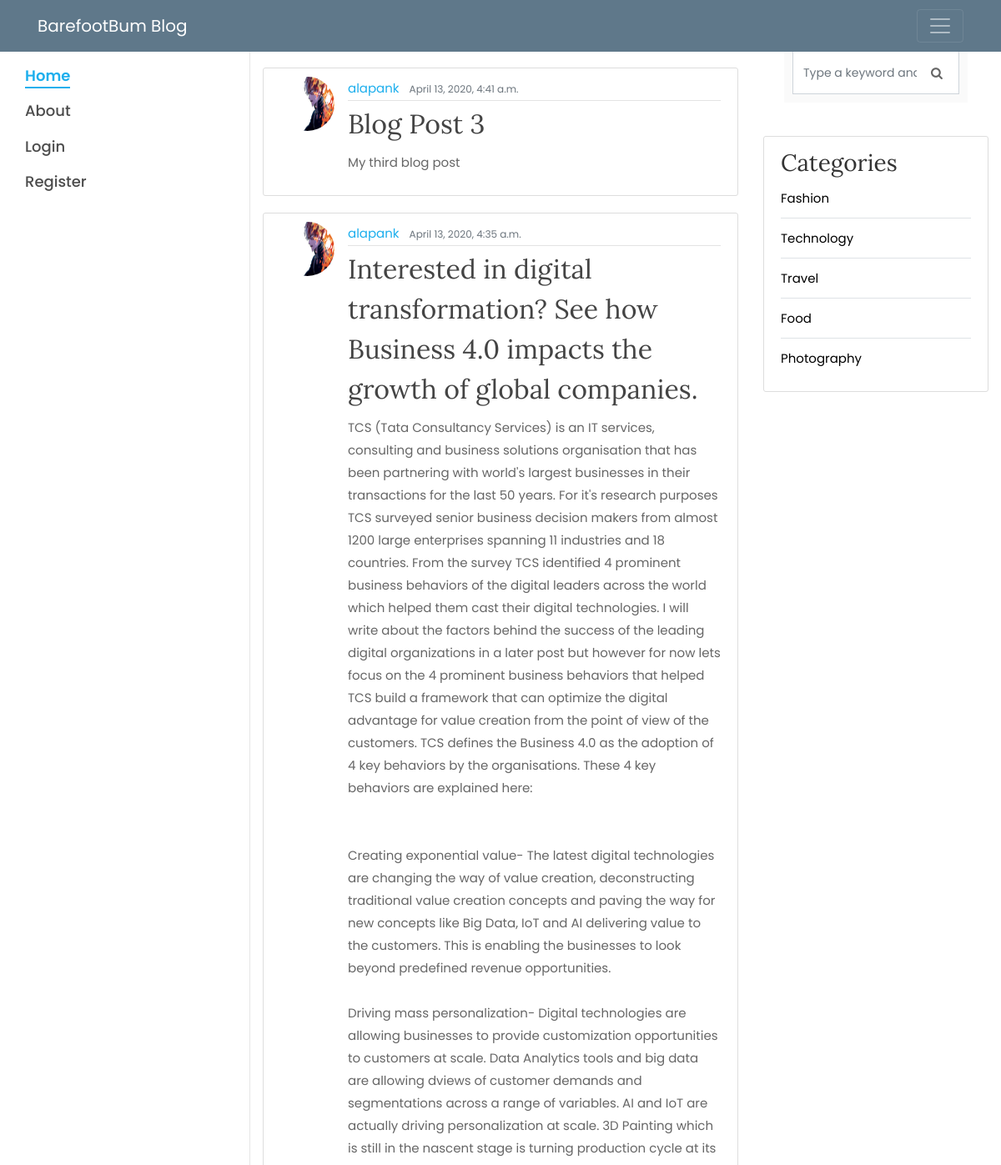
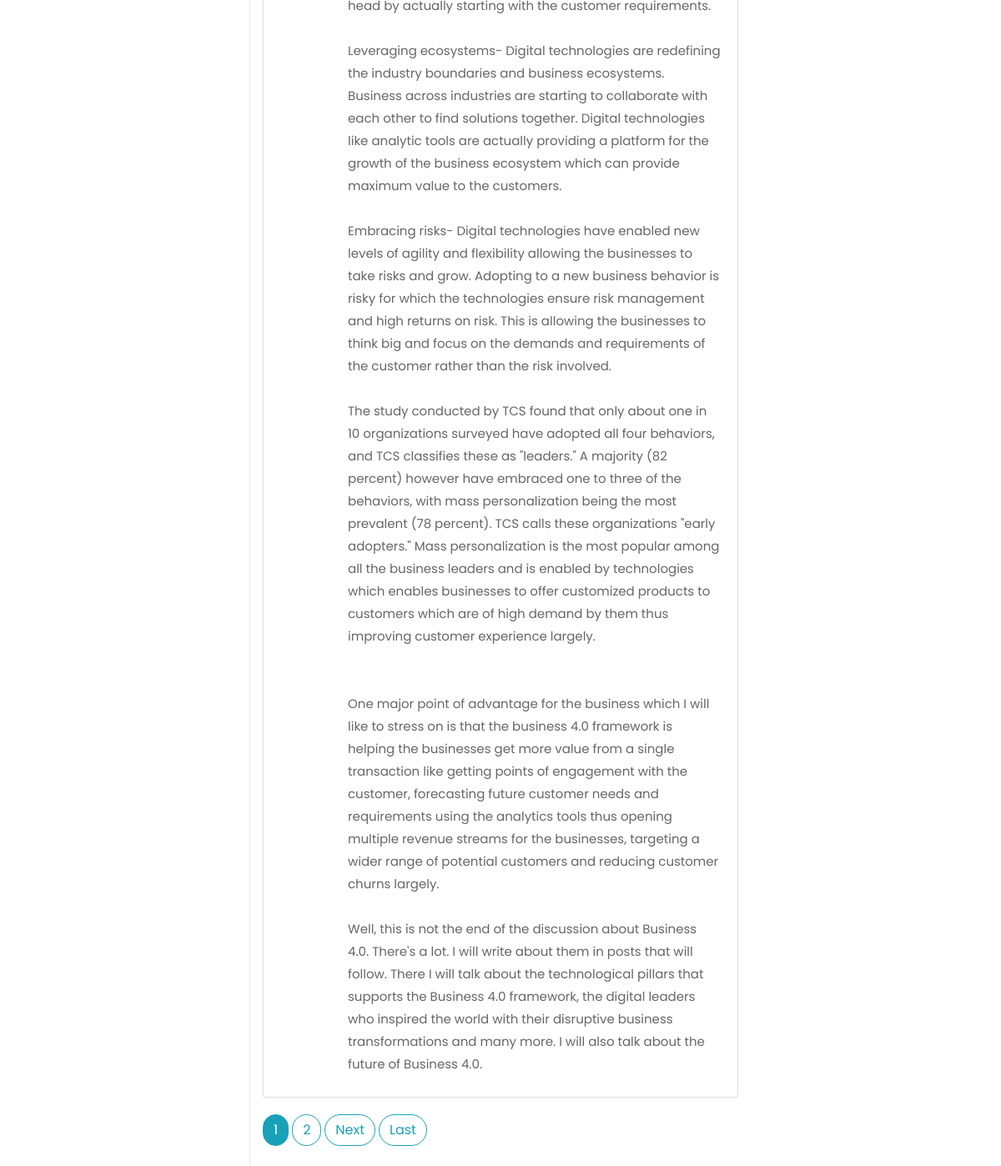
The app's page /, older data (2 pictures, top to bottom).
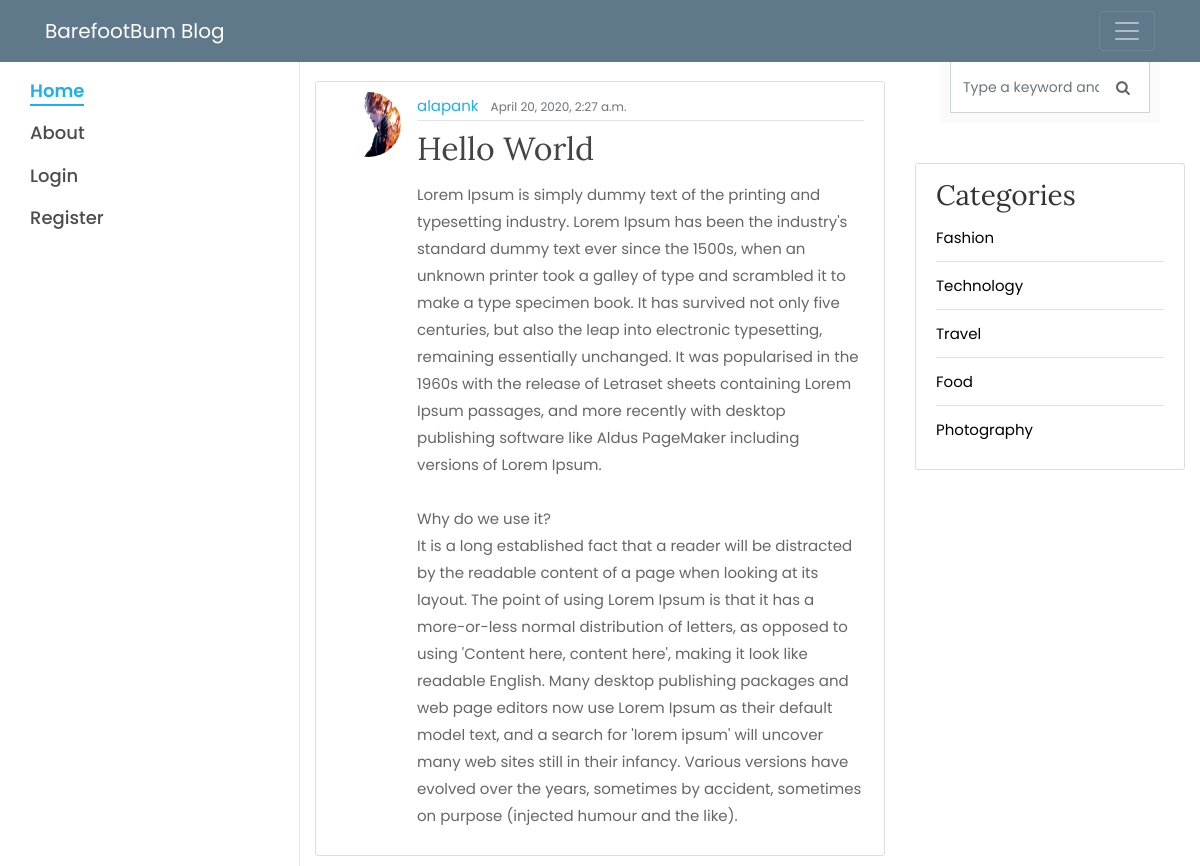
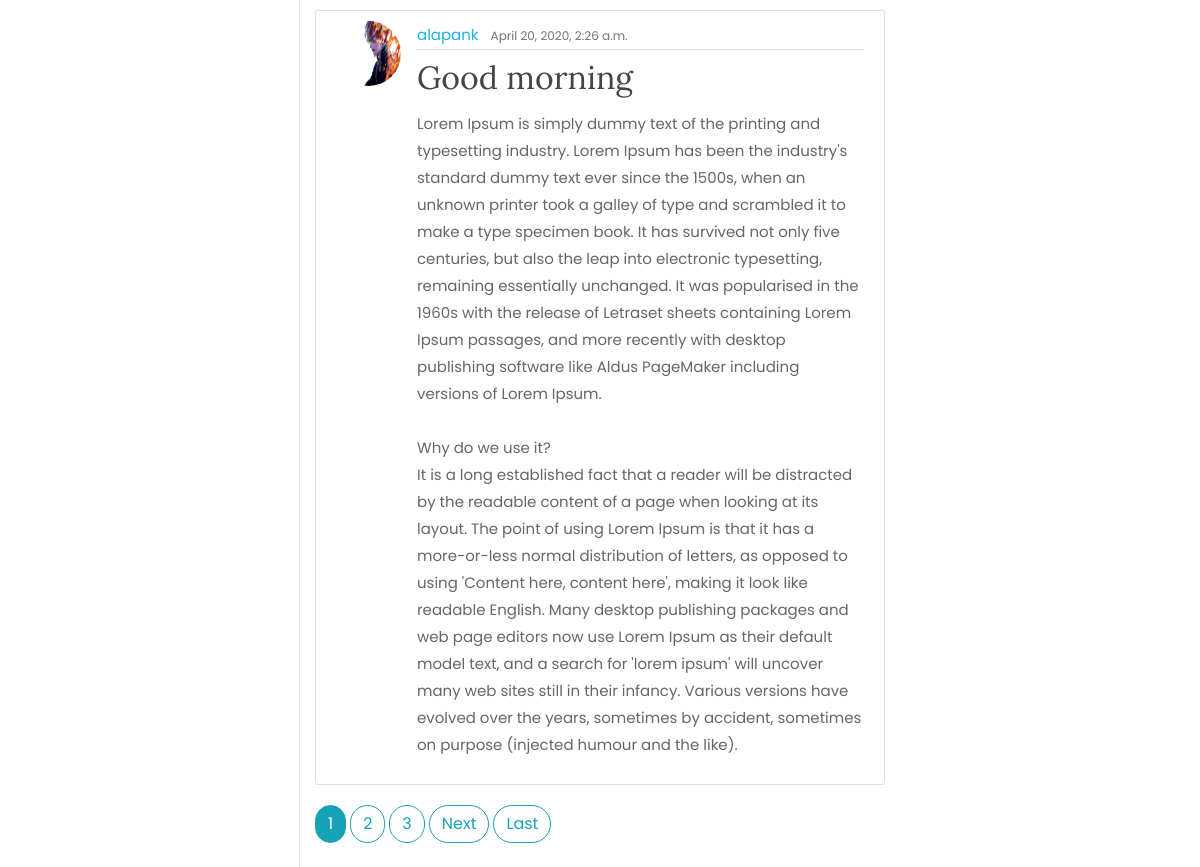
The same page, newer data (2 pictures, top to bottom).
### blog/models.py (models this page shows, shortened)
class Post(models.Model):
    title = models.CharField(max_length=100)
    content = models.TextField()
    date_posted = models.DateTimeField(default=timezone.now)
    author = models.ForeignKey(User, on_delete=models.CASCADE)

### users/models.py (models this page shows, shortened)
class Profile(models.Model):
    user = models.OneToOneField(User, on_delete=models.CASCADE)
    image = models.ImageField(default='default.jpg', upload_to='profile_pics')

### blog/views.py (the view)
# urls.py: path('', PostListView.as_view() , name='blog-home'),
class PostListView(ListView):
    model=Post
    context_object_name = 'posts'
    template_name = 'blog/home.html'
    ordering = ['-date_posted']
    paginate_by = 2

### blog/templates/blog/home.html (shortened to what this page needs)
{% extends "blog/base.html" %}
{% block content %}
<div class="spacer">
</div>
{% for post in posts %}
<article class="media content-section">
  <img class="rounded-circle article-img" src="{{ post.author.profile.image.url }}">
  <div class="media-body">
    <div class="article-metadata">
      <a class="mr-2" href="#">{{ post.author }}</a>
      <small class="text-muted">{{ post.date_posted }}</small>
    </div>
    <h2><a class="article-title" href="{% url 'post-detail' post.id %}">{{ post.title }}</a></h2>
    <p class="article-content">{{ post.content }}</p>
  </div>
</article>
{% endfor %}
{% if is_paginated %}
{% for num in page_obj.paginator.page_range %}
{% if page_obj.number == num %}
<a class="btn btn-info mb-4" href="?page={{ num }}">{{ num }}</a>
{% elif num > page_obj.number|add:'-3' and num < page_obj.number|add:'3' %}
<a class="btn btn-outline-info mb-4" href="?page={{ num }}">{{ num }}</a>
{% endif %}
{% endfor %}
{% if page_obj.has_next %}
<a class="btn btn-outline-info mb-4" href="?page={{ page_obj.next_page_number }}">Next</a>
<a class="btn btn-outline-info mb-4" href="?page={{ page_obj.paginator.num_pages }}">Last</a>
{% endif %}
{% endif %}
{% endblock content %}

### blog/templates/blog/base.html (shortened to what this page needs)
{% load static %}
<!DOCTYPE html>
<html lang="en">
<head>
  <link rel="stylesheet" href="https://maxcdn.bootstrapcdn.com/bootstrap/4.0.0/css/bootstrap.min.css">
  <link rel="stylesheet" type="text/css" href="{% static 'blog/main.css'%}">
  <link rel="stylesheet" href="{% static 'blog/open-iconic-bootstrap.min.css' %}">
  <link rel="stylesheet" href="{% static 'blog/animate.css' %}">
  <link rel="stylesheet" href="{% static 'blog/owl.carousel.min.css' %}">
  <link rel="stylesheet" href="{% static 'blog/owl.theme.default.min.css' %}">
  <link rel="stylesheet" href="{% static 'blog/magnific-popup.css' %}">
  <link rel="stylesheet" href="{% static 'blog/aos.css' %}">
  <link rel="stylesheet" href="{% static 'blog/ionicons.min.css' %}">
  <link rel="stylesheet" href="{% static 'blog/bootstrap-datepicker.css' %}">
  <link rel="stylesheet" href="{% static 'blog/jquery.timepicker.css' %}">
  <link rel="stylesheet" href="{% static 'blog/flaticon.css' %}">
  <link rel="stylesheet" href="{% static 'blog/icomoon.css' %}">
  <link rel="stylesheet" href="{% static 'blog/style.css' %}">
</head>
<body>
  <header class="site-header">
    <nav class="navbar navbar-dark bg-steel fixed-top">
      <div class="container">
        <a class="navbar-brand mr-4" href="/">BarefootBum Blog</a>
        <button class="navbar-toggler" type="button" data-toggle="collapse" data-target="#navbarToggle" aria-controls="navbarToggle" aria-expanded="false" aria-label="Toggle navigation">
          <span class="navbar-toggler-icon"></span>
        </button>
</div>
</nav>
<aside id="colorlib-aside" role="complementary" class="js-fullheight">
  <nav id="colorlib-main-menu" role="navigation">
    <ul>
      <li class="colorlib-active"><a href="{% url 'blog-home' %}">Home</a></li>
      <li><a href="{% url 'blog-about' %}">About</a></li>
      {% if user.is_authenticated %}
      <li><a href="{% url 'post-create' %}">Write Post</a></li>
      <li><a href="{% url 'blog-profile' %}">Profile</a></li>
      <li><a href="{% url 'blog-logout' %}">Logout</a></li>
      {% else %}
      <li><a href="{% url 'blog-login' %}">Login</a></li>
      <li><a href="{% url 'blog-register' %}">Register</a></li>
      {% endif %}
    </ul>
  </nav>
</aside>
</header>
<div class="spacer">
</div>
<div id="colorlib-page">
  <div id="colorlib-main">
    <section class="ftco-section ftco-no-pt ftco-no-pb">
      <div class="container">
        <div class="row d-flex">
          <main role="main" class="container">
            <div class="row">
              <div class="col-md-8">
                <div class="spacer">
                  </div>
                {% block content %}{% endblock %}
              </div>
              <div class="col-md-4">
                <div class="sidebar-box pt-md-4">
                  <form action="#" class="search-form">
                    <div class="form-group">
                      <span class="icon icon-search"></span>
                      <input type="text" class="form-control" placeholder="Type a keyword and hit enter">
                    </div>
                  </form>
                </div>
                <div class="content-section">
                  <h3 class="sidebar-heading">Categories</h3>
                  <ul class="categories">
                    <li><a href="#">Fashion </a></li>
                    <li><a href="#">Technology </a></li>
                    <li><a href="#">Travel </a></li>
                    <li><a href="#">Food </a></li>
                    <li><a href="#">Photography </a></li>
                  </ul>
                </div>
              </div>
            </div>
          </main>
        </div>
      </div>
    </section>
  </div>
</div>
</body>
</html>

### blog/static/blog/main.css (style rules this page uses)
body { background: #fafafa; color: #333333; margin-top: 5rem; }
h1, h2, h3, h4, h5, h6 { color: #444444; }
ul { margin: 0; }
.bg-steel { background-color: #5f788a; }
.content-section { background: #ffffff; padding: 10px 20px; border: 1px solid #dddddd; border-radius: 3px; margin-bottom: 20px; }
.article-title { color: #444444; }
.article-content { white-space: pre-line; }
.article-img { height: 65px; width: 65px; margin-right: 16px; }
.article-metadata { padding-bottom: 1px; margin-bottom: 4px; border-bottom: 1px solid #e3e3e3 }

### blog/static/blog/icomoon.css (style rules this page uses)
[class^="icon-"], [class*=" icon-"] { font-family: 'icomoon' !important; speak: none; font-style: normal; font-weight: normal; font-variant: normal; text-transform: none; line-height: 1; -webkit-font-smoothing: antialiased; -moz-osx-font-smoothing: grayscale; }
.icon-search:before { content: "\f002"; }

Row changes from the older to the newer data that the page shows:
no longer on this page (row unchanged): Post: author.profile.image (picture), author "alapank", date_posted "April 13, 2020, 4:41 a.m.", title "Blog Post 3", content "My third blog post"
no longer on this page (row unchanged): Post: author.profile.image (picture), author "alapank", date_posted "April 13, 2020, 4:35 a.m.", title "Interested in digital transformation? See how Business 4.0 impacts the growth of global companies.", content "TCS (Tata Consultancy Services) is an IT services, consulting and business solutions organisation that has been partnering with world's largest businesses in their transactions for the last 50 years. For it's research purposes TCS surveyed senior business decision makers from almost 1200 large enterprises spanning 11 industries and 18 countries. From the survey TCS identified 4 prominent business behaviors of the digital leaders across the world which helped them cast their digital technologies. I will write about the factors behind the success of the leading digital organizations in a later post but however for now lets focus on the 4 prominent business behaviors that helped TCS build a…"
added Post: author.profile.image (picture), author "alapank", date_posted "April 20, 2020, 2:27 a.m.", title "Hello World", content "Lorem Ipsum is simply dummy text of the printing and typesetting industry. Lorem Ipsum has been the industry's standard dummy text ever since the 1500s, when an unknown printer took a galley of type and scrambled it to make a type specimen book. It has survived not only five centuries, but also the leap into electronic typesetting, remaining essentially unchanged. It was popularised in the 1960s with the release of Letraset sheets containing Lorem Ipsum passages, and more recently with desktop publishing software like Aldus PageMaker including versions of Lorem Ipsum. Why do we use it? It is a long established fact that a reader will be distracted by the readable content of a page when…"
added Post: author.profile.image (picture), author "alapank", date_posted "April 20, 2020, 2:26 a.m.", title "Good morning", content "Lorem Ipsum is simply dummy text of the printing and typesetting industry. Lorem Ipsum has been the industry's standard dummy text ever since the 1500s, when an unknown printer took a galley of type and scrambled it to make a type specimen book. It has survived not only five centuries, but also the leap into electronic typesetting, remaining essentially unchanged. It was popularised in the 1960s with the release of Letraset sheets containing Lorem Ipsum passages, and more recently with desktop publishing software like Aldus PageMaker including versions of Lorem Ipsum. Why do we use it? It is a long established fact that a reader will be distracted by the readable content of a page when…"
Text that changed along with them:
new list line: "3"
